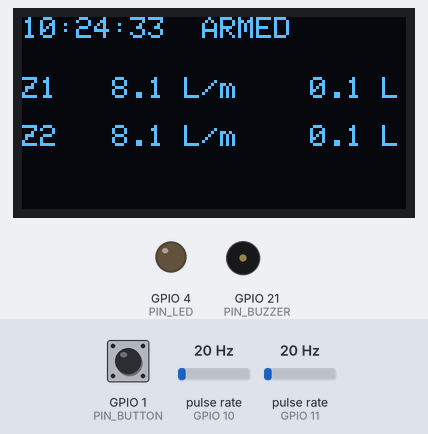
This sketch was run on a simulated ESP32-S3. Parts: 128×64 one-colour display, output pins drawn as LEDs (lit = HIGH), buzzer (waves = sounding, pin HIGH). Wiring (inferred from the names in the program): 2 × pulse sensor: data GPIO 10 / data GPIO 11. Inputs (shaded band) come from the test bench; at power-on: GPIO 1 (PIN_BUTTON) HIGH, pulse rate (sensors on GPIO 10, GPIO 11) 20 Hz. WiFi joins after 1.5 s; servers stay silent unless stated; a WiFi scan finds three made-up networks; uploads are accepted with an empty reply; the local clock reads 2024-03-15 10:24:30 at power-on unless the sketch sets it; what the sketch prints to the serial monitor is not drawn.

Above: at 3.2 s.
3.3 s: GPIO 1 (PIN_BUTTON) pulled LOW for 0.15 s
At 4.8 s:
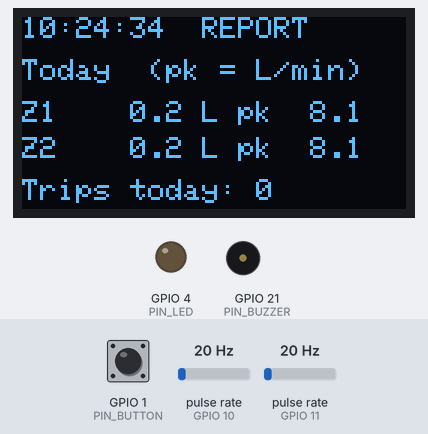
6.4 s: GPIO 1 (PIN_BUTTON) pulled LOW for 1 s
At 8.5 s:
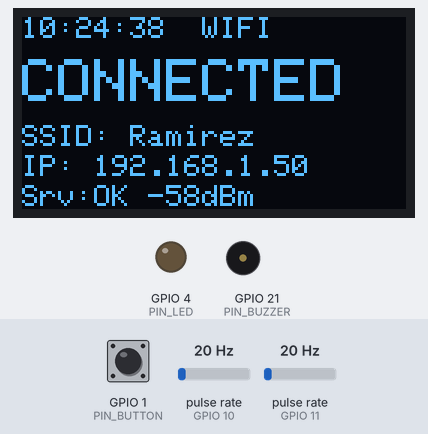
10.4 s: pulse rate (sensor on GPIO 10) set to 4 Hz
13.4 s: pulse rate (sensor on GPIO 11) set to 4 Hz
At 15.8 s:
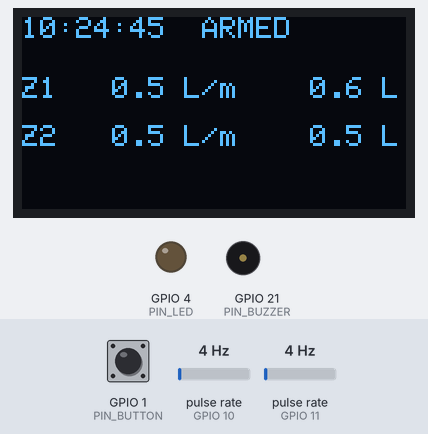
16.4 s: pulse rate (sensor on GPIO 10) set to 50 Hz
At 17.7 s:
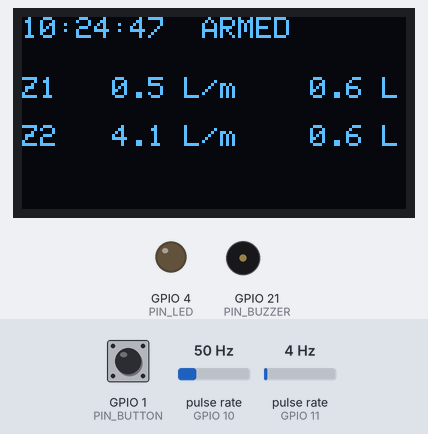
19.4 s: pulse rate (sensor on GPIO 11) set to 50 Hz
At 20.8 s:
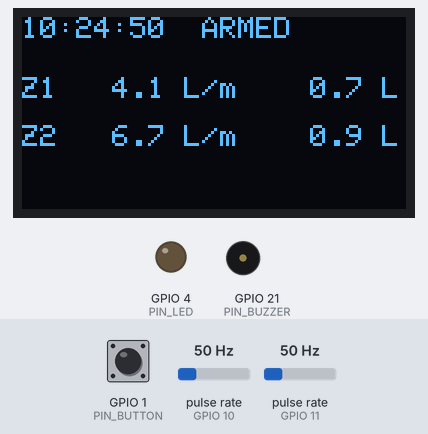
Timing chart, 0 to 22.4 s (numbered marks = the images above; inputs shaded):
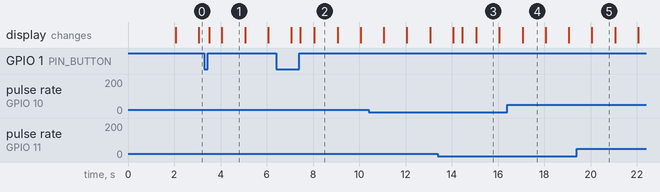

The sketch:

water_leak.ino
```cpp
// Water leak guard - ESP32-S3, 2 zones
// Libraries: Adafruit SSD1306 (+GFX), Rtc by Makuna
// Keep this file and leak_logic.h in a folder named "water_leak".

#include <Wire.h>
#include <WiFi.h>
#include <HTTPClient.h>
#include <WiFiClientSecure.h>
#include <Adafruit_GFX.h>
#include <Adafruit_SSD1306.h>
#include <RtcDS1307.h>
#include "leak_logic.h"

// ---------- Pins ----------
#define PIN_I2C_SDA    8      // OLED + RTC
#define PIN_I2C_SCL    9      // OLED + RTC
#define PIN_FLOW1      11
#define PIN_FLOW2      10
#define PIN_BUTTON     1
#define PIN_LED        4
#define PIN_BUZZER     21

// ---------- Settings ----------
const char *WIFI_SSID = "Ramirez";
const char *WIFI_PASS = "AEFD39C3";

const float    PULSES_PER_SEC_PER_LPM = 7.5f;
const uint32_t RESET_HOLD_MS          = 2000;
const uint32_t SCREEN_TIMEOUT_MS      = 7000;
const uint32_t DEBOUNCE_MS            = 30;
const uint32_t WIFI_RETRY_MS          = 15000;

// =====================================================================
//  WEBSITE CONNECTION - FILL IN THESE TWO LINES
//  SERVER_BASE: your API URL, no trailing slash.
//    The sketch calls: POST /report, /alert, /daily, /event
//                      GET  /commands?device_id=...
//  API_KEY: must match the key your server checks (X-API-Key header).
// =====================================================================
const char *SERVER_BASE = "https://waterleak.matatuhmlms.com/api/leak";
const char *API_KEY     = "a94c738c2f6b944537088cf4326a1e29ac650d89be167285";

const char *DEVICE_ID = "leakguard-01";

const uint32_t REPORT_INTERVAL_S = 5;
const uint32_t COMMAND_POLL_MS   = 1000;
const bool     USE_INSECURE_TLS  = true;    // true = skip certificate check (testing only)

ZoneConfig zoneCfg;
ZoneMonitor zone1(zoneCfg), zone2(zoneCfg);

Adafruit_SSD1306 oled(128, 64, &Wire, -1);
RtcDS1307<TwoWire> rtc(Wire);

// ---------- Flow ----------
volatile uint32_t pulses1 = 0, pulses2 = 0;
portMUX_TYPE mux = portMUX_INITIALIZER_UNLOCKED;
void IRAM_ATTR isr1() { portENTER_CRITICAL_ISR(&mux); pulses1++; portEXIT_CRITICAL_ISR(&mux); }
void IRAM_ATTR isr2() { portENTER_CRITICAL_ISR(&mux); pulses2++; portEXIT_CRITICAL_ISR(&mux); }

float flow1 = 0, flow2 = 0;
float total1 = 0, total2 = 0;
uint32_t lastTick = 0;

// ---------- Daily report ----------
float    daily1 = 0, daily2 = 0;
float    peak1 = 0, peak2 = 0;
uint16_t tripsToday = 0;
uint8_t  lastDay = 0;

// ---------- Screens ----------
enum Screen { SCR_MAIN, SCR_REPORT, SCR_WIFI, SCR_ALARM_Z1, SCR_ALARM_Z2 };
Screen      screen = SCR_MAIN;
uint32_t    screenSince = 0;
bool        needRedraw = true;
RtcDateTime lastNow;

// ---------- Buttons ----------
bool     btnRaw = false, btnStable = false, btnConsumed = false;
uint32_t btnChangedAt = 0, btnDownAt = 0, holdStartAt = 0;

// ---------- Network ----------
struct NetMsg {
  char path[16];
  char body[400];
  bool important;     // retried until the server accepts it
};
QueueHandle_t netQueue = nullptr;
volatile bool serverOk = false;
volatile bool cmdReset = false;

bool anyTripped() { return zone1.isTripped() || zone2.isTripped(); }

// int on purpose: Arduino auto-prototypes are placed before "enum Screen"
void gotoScreen(int s) {
  screen = (Screen)s;
  screenSince = millis();
  needRedraw = true;
}

const char *reasonText(TripReason r) {
  switch (r) {
    case TRIP_QUIET_HOURS: return "NIGHT FLOW";
    case TRIP_CONTINUOUS:  return "LONG FLOW";
    case TRIP_OVER_RATE:   return "BURST RATE";
    default:               return "OK";
  }
}

// ---------- WiFi diagnostics ----------
void onWifiEvent(WiFiEvent_t event, WiFiEventInfo_t info) {
  switch (event) {
    case ARDUINO_EVENT_WIFI_STA_CONNECTED:
      Serial.println("WiFi: associated with AP"); break;
    case ARDUINO_EVENT_WIFI_STA_GOT_IP:
      Serial.printf("WiFi: got IP %s\n", WiFi.localIP().toString().c_str()); break;
    case ARDUINO_EVENT_WIFI_STA_DISCONNECTED:
      Serial.printf("WiFi: disconnected, reason=%d\n", info.wifi_sta_disconnected.reason); break;
    default: break;
  }
}

// ---------- Website ----------
void fmtTime(const RtcDateTime &t, char *out, size_t n) {
  snprintf(out, n, "%04u-%02u-%02u %02u:%02u:%02u",
           (unsigned)t.Year(), (unsigned)t.Month(), (unsigned)t.Day(),
           (unsigned)t.Hour(), (unsigned)t.Minute(), (unsigned)t.Second());
}

// Never blocks; drops the oldest message if the queue is full.
void queueSend(const char *path, const char *body, bool important) {
  if (!netQueue) return;
  NetMsg m;
  strlcpy(m.path, path, sizeof(m.path));
  strlcpy(m.body, body, sizeof(m.body));
  m.important = important;
  if (xQueueSend(netQueue, &m, 0) != pdTRUE) {
    NetMsg old;
    xQueueReceive(netQueue, &old, 0);
    xQueueSend(netQueue, &m, 0);
  }
}

void sendReading() {
  char ts[24], body[400];
  fmtTime(lastNow, ts, sizeof(ts));
  snprintf(body, sizeof(body),
    "{\"device_id\":\"%s\",\"timestamp\":\"%s\","
    "\"zone1\":{\"flow_lpm\":%.2f,\"total_l\":%.2f,\"tripped\":%s},"
    "\"zone2\":{\"flow_lpm\":%.2f,\"total_l\":%.2f,\"tripped\":%s},"
    "\"rssi\":%d}",
    DEVICE_ID, ts,
    flow1, total1, zone1.isTripped() ? "true" : "false",
    flow2, total2, zone2.isTripped() ? "true" : "false",
    WiFi.status() == WL_CONNECTED ? (int)WiFi.RSSI() : 0);
  queueSend("/report", body, false);
}

void sendAlert(int zone, TripReason r) {
  char ts[24], body[300];
  fmtTime(lastNow, ts, sizeof(ts));
  snprintf(body, sizeof(body),
    "{\"device_id\":\"%s\",\"timestamp\":\"%s\",\"zone\":%d,"
    "\"reason\":\"%s\",\"flow_lpm\":%.2f}",
    DEVICE_ID, ts, zone, reasonText(r), zone == 1 ? flow1 : flow2);
  queueSend("/alert", body, true);
}

// Totals of the day that just ended.
void sendDaily() {
  char ts[24], body[300];
  fmtTime(lastNow, ts, sizeof(ts));
  snprintf(body, sizeof(body),
    "{\"device_id\":\"%s\",\"timestamp\":\"%s\","
    "\"zone1\":{\"daily_l\":%.2f,\"peak_lpm\":%.2f},"
    "\"zone2\":{\"daily_l\":%.2f,\"peak_lpm\":%.2f},"
    "\"trips\":%u}",
    DEVICE_ID, ts, daily1, peak1, daily2, peak2, (unsigned)tripsToday);
  queueSend("/daily", body, true);
}

void sendEvent(const char *event, const char *source) {
  char ts[24], body[240];
  fmtTime(lastNow, ts, sizeof(ts));
  snprintf(body, sizeof(body),
    "{\"device_id\":\"%s\",\"timestamp\":\"%s\",\"event\":\"%s\",\"source\":\"%s\"}",
    DEVICE_ID, ts, event, source);
  queueSend("/event", body, true);
}

// Returns the HTTP status code (<=0 on failure).
int doRequest(bool post, const char *url, const char *body, String *out) {
  bool https = (strncmp(url, "https", 5) == 0);
  WiFiClientSecure sec;
  WiFiClient plain;
  if (https && USE_INSECURE_TLS) sec.setInsecure();
  // production: sec.setCACert(ROOT_CA);

  HTTPClient http;
  bool began = https ? http.begin(sec, url) : http.begin(plain, url);
  if (!began) return -1;
  http.setConnectTimeout(4000);
  http.setTimeout(4000);
  http.addHeader("Content-Type", "application/json");
  http.addHeader("X-API-Key", API_KEY);

  int code = post ? http.POST((uint8_t *)body, strlen(body)) : http.GET();
  if (code > 0 && out) *out = http.getString();
  http.end();
  return code;
}

// Core 0: sends queued messages, polls for the "reset" command.
void netTask(void *) {
  uint32_t lastPoll = 0;
  for (;;) {
    if (WiFi.status() != WL_CONNECTED) {
      serverOk = false;
      vTaskDelay(pdMS_TO_TICKS(500));
      continue;
    }

    NetMsg m;
    if (xQueueReceive(netQueue, &m, pdMS_TO_TICKS(200)) == pdTRUE) {
      char url[200];
      snprintf(url, sizeof(url), "%s%s", SERVER_BASE, m.path);
      int code = doRequest(true, url, m.body, nullptr);
      bool ok = (code >= 200 && code < 300);
      serverOk = ok;
      if (!ok && m.important) {
        xQueueSendToFront(netQueue, &m, 0);
        vTaskDelay(pdMS_TO_TICKS(3000));
      }
      continue;
    }

    if (millis() - lastPoll >= COMMAND_POLL_MS) {
      lastPoll = millis();
      char url[200];
      snprintf(url, sizeof(url), "%s/commands?device_id=%s", SERVER_BASE, DEVICE_ID);
      String resp;
      int code = doRequest(false, url, nullptr, &resp);
      serverOk = (code >= 200 && code < 300);
      // server answers e.g. {"command":"reset"} and then clears it
      if (serverOk && resp.indexOf("\"reset\"") >= 0) cmdReset = true;
    }
  }
}

void handleRemoteCommands() {
  if (cmdReset) {
    cmdReset = false;
    zone1.reset(); zone2.reset();
    sendEvent("reset", "remote");
    needRedraw = true;
  }
}

// Retries WiFi every WIFI_RETRY_MS while disconnected.
// Uses reconnect() so it doesn't fight the auto-reconnect.
void wifiWatchdog() {
  static uint32_t lastTry = 0;
  if (WiFi.status() == WL_CONNECTED) { lastTry = millis(); return; }
  if (millis() - lastTry >= WIFI_RETRY_MS) {
    lastTry = millis();
    Serial.println("WiFi: retrying...");
    WiFi.reconnect();
  }
}

// ---------- Drawing ----------
void drawHeader(const char *tag) {
  char buf[32];
  snprintf(buf, sizeof(buf), "%02u:%02u:%02u  %s", lastNow.Hour(), lastNow.Minute(), lastNow.Second(), tag);
  oled.setCursor(0, 0);
  oled.print(buf);
}

void drawMain() {
  char buf[32];
  drawHeader("ARMED");
  snprintf(buf, sizeof(buf), "Z1 %5.1f L/m %6.1f L", flow1, total1);
  oled.setCursor(0, 20); oled.print(buf);
  snprintf(buf, sizeof(buf), "Z2 %5.1f L/m %6.1f L", flow2, total2);
  oled.setCursor(0, 36); oled.print(buf);
}

void drawReport() {
  char buf[32];
  drawHeader("REPORT");
  oled.setCursor(0, 14); oled.print("Today  (pk = L/min)");
  snprintf(buf, sizeof(buf), "Z1 %6.1f L pk %4.1f", daily1, peak1);
  oled.setCursor(0, 28); oled.print(buf);
  snprintf(buf, sizeof(buf), "Z2 %6.1f L pk %4.1f", daily2, peak2);
  oled.setCursor(0, 40); oled.print(buf);
  snprintf(buf, sizeof(buf), "Trips today: %u", (unsigned)tripsToday);
  oled.setCursor(0, 54); oled.print(buf);
}

void drawWifi() {
  char buf[32];
  bool ok = (WiFi.status() == WL_CONNECTED);
  drawHeader("WIFI");
  oled.setTextSize(2);
  oled.setCursor(0, 14);
  oled.print(ok ? "CONNECTED" : "OFFLINE");
  oled.setTextSize(1);
  if (ok) {
    snprintf(buf, sizeof(buf), "SSID: %.14s", WiFi.SSID().c_str());
    oled.setCursor(0, 36); oled.print(buf);
    snprintf(buf, sizeof(buf), "IP: %s", WiFi.localIP().toString().c_str());
    oled.setCursor(0, 46); oled.print(buf);
    snprintf(buf, sizeof(buf), "Srv:%s %ddBm", serverOk ? "OK" : "ERR", (int)WiFi.RSSI());
    oled.setCursor(0, 56); oled.print(buf);
  } else {
    snprintf(buf, sizeof(buf), "SSID: %.14s", WIFI_SSID);
    oled.setCursor(0, 36); oled.print(buf);
    oled.setCursor(0, 46); oled.print("Retrying...");
  }
}

void drawAlarm(int zone) {
  TripReason r = (zone == 1) ? zone1.tripReason() : zone2.tripReason();
  bool both = zone1.isTripped() && zone2.isTripped();
  drawHeader("ALARM");
  oled.setTextSize(2);
  oled.setCursor(0, 14);
  oled.print(zone == 1 ? "Z1 TRIPPED" : "Z2 TRIPPED");
  oled.setTextSize(1);
  oled.setCursor(0, 36);
  oled.print(reasonText(r));
  if (both) oled.print(zone == 1 ? "  [btn:Z2]" : "  [btn:Z1]");
  oled.setCursor(0, 56); oled.print("hold btn=reset");
}

void drawScreen() {
  oled.clearDisplay();
  oled.setTextColor(SSD1306_WHITE);
  oled.setTextSize(1);
  switch (screen) {
    case SCR_MAIN:     drawMain();   break;
    case SCR_REPORT:   drawReport(); break;
    case SCR_WIFI:     drawWifi();   break;
    case SCR_ALARM_Z1: drawAlarm(1); break;
    case SCR_ALARM_Z2: drawAlarm(2); break;
  }
  oled.display();
}

// ---------- Input ----------
void onClick() {
  switch (screen) {
    case SCR_MAIN:     gotoScreen(SCR_REPORT); break;
    case SCR_REPORT:   gotoScreen(SCR_WIFI);   break;
    case SCR_WIFI:     gotoScreen(SCR_MAIN);   break;
    case SCR_ALARM_Z1: if (zone2.isTripped()) gotoScreen(SCR_ALARM_Z2); break;
    case SCR_ALARM_Z2: if (zone1.isTripped()) gotoScreen(SCR_ALARM_Z1); break;
  }
}

// Short press = next screen. Long press during an alarm = reset.
void handleButton() {
  uint32_t ms = millis();
  bool raw = (digitalRead(PIN_BUTTON) == LOW);
  if (raw != btnRaw) { btnRaw = raw; btnChangedAt = ms; }

  if ((ms - btnChangedAt) >= DEBOUNCE_MS && btnRaw != btnStable) {
    btnStable = btnRaw;
    if (btnStable) {
      btnDownAt = ms;
      btnConsumed = false;
    } else if (!btnConsumed && (ms - btnDownAt) < RESET_HOLD_MS) {
      onClick();
    }
  }

  if (!anyTripped()) holdStartAt = ms;
  if (btnStable && !btnConsumed && anyTripped() && (ms - holdStartAt) >= RESET_HOLD_MS) {
    zone1.reset(); zone2.reset();
    sendEvent("reset", "button");
    btnConsumed = true;
  }
}

// Force alarm screens while tripped; back to main once cleared.
void syncAlarmScreen() {
  bool t1 = zone1.isTripped(), t2 = zone2.isTripped();
  if (!t1 && !t2) {
    if (screen == SCR_ALARM_Z1 || screen == SCR_ALARM_Z2) gotoScreen(SCR_MAIN);
    return;
  }
  if ((screen == SCR_ALARM_Z1 && t1) || (screen == SCR_ALARM_Z2 && t2)) return;
  gotoScreen(t1 ? SCR_ALARM_Z1 : SCR_ALARM_Z2);
}

void updateAlerts() {
  bool alarm = anyTripped();
  digitalWrite(PIN_LED, alarm ? HIGH : LOW);
  bool beep = alarm && ((millis() / 400) % 2 == 0);
  digitalWrite(PIN_BUZZER, beep ? HIGH : LOW);
}

// ---------- Measurement ----------
void measureTick() {
  static uint32_t reportCounter = 0;

  uint32_t p1, p2;
  portENTER_CRITICAL(&mux); p1 = pulses1; p2 = pulses2; pulses1 = pulses2 = 0; portEXIT_CRITICAL(&mux);

  flow1 = p1 / PULSES_PER_SEC_PER_LPM;
  flow2 = p2 / PULSES_PER_SEC_PER_LPM;

  lastNow = rtc.GetDateTime();
  if (lastNow.Day() != lastDay) {
    sendDaily();
    lastDay = lastNow.Day();
    daily1 = daily2 = 0; peak1 = peak2 = 0; tripsToday = 0;
  }

  total1 += flow1 / 60.0f;  total2 += flow2 / 60.0f;
  daily1 += flow1 / 60.0f;  daily2 += flow2 / 60.0f;
  if (flow1 > peak1) peak1 = flow1;
  if (flow2 > peak2) peak2 = flow2;

  int minuteOfDay = lastNow.Hour() * 60 + lastNow.Minute();
  bool was1 = zone1.isTripped(), was2 = zone2.isTripped();
  zone1.update(flow1, minuteOfDay, 1);
  zone2.update(flow2, minuteOfDay, 1);
  if (!was1 && zone1.isTripped()) { tripsToday++; sendAlert(1, zone1.tripReason()); }
  if (!was2 && zone2.isTripped()) { tripsToday++; sendAlert(2, zone2.tripReason()); }

  if (++reportCounter >= REPORT_INTERVAL_S) {
    reportCounter = 0;
    sendReading();
  }
  needRedraw = true;
}

// ---------- Main ----------
void setup() {
  Serial.begin(115200);
  pinMode(PIN_LED, OUTPUT);    digitalWrite(PIN_LED, LOW);
  pinMode(PIN_BUZZER, OUTPUT); digitalWrite(PIN_BUZZER, LOW);
  pinMode(PIN_BUTTON, INPUT_PULLUP);
  pinMode(PIN_FLOW1, INPUT);
  pinMode(PIN_FLOW2, INPUT);
  attachInterrupt(digitalPinToInterrupt(PIN_FLOW1), isr1, FALLING);
  attachInterrupt(digitalPinToInterrupt(PIN_FLOW2), isr2, FALLING);

  Wire.begin(PIN_I2C_SDA, PIN_I2C_SCL);
  // last arg false: don't let the library call Wire.begin() again (it resets the pins)
  if (!oled.begin(SSD1306_SWITCHCAPVCC, 0x3C, true, false)) Serial.println("OLED not found");
  else Serial.println("OLED init done");

  RtcDateTime compiled(__DATE__, __TIME__);
  if (!rtc.IsDateTimeValid()) rtc.SetDateTime(compiled);
  if (!rtc.GetIsRunning()) rtc.SetIsRunning(true);
  if (rtc.GetDateTime() < compiled) rtc.SetDateTime(compiled);
  lastNow = rtc.GetDateTime();
  lastDay = lastNow.Day();
  char ts[24];
  fmtTime(lastNow, ts, sizeof(ts));
  Serial.printf("RTC time: %s\n", ts);

  // ---- WiFi with diagnostics ----
  WiFi.persistent(false);
  WiFi.onEvent(onWifiEvent);
  WiFi.mode(WIFI_STA);
  WiFi.setTxPower(WIFI_POWER_8_5dBm);   // main fix: lower TX power
  WiFi.setSleep(false);
  WiFi.setAutoReconnect(true);

  int n = WiFi.scanNetworks();
  Serial.printf("Found %d networks\n", n);
  for (int i = 0; i < n; i++)
    Serial.printf("  [%s] ch%d %ddBm\n", WiFi.SSID(i).c_str(), WiFi.channel(i), WiFi.RSSI(i));

  WiFi.begin(WIFI_SSID, WIFI_PASS);

  netQueue = xQueueCreate(10, sizeof(NetMsg));
  xTaskCreatePinnedToCore(netTask, "net", 10240, NULL, 1, NULL, 0);

  lastTick = screenSince = millis();
}

void loop() {
  uint32_t ms = millis();
  handleButton();
  handleRemoteCommands();
  wifiWatchdog();

  if (ms - lastTick >= 1000) {
    lastTick += 1000;
    measureTick();
  }

  syncAlarmScreen();
  if ((screen == SCR_REPORT || screen == SCR_WIFI) && (ms - screenSince) >= SCREEN_TIMEOUT_MS)
    gotoScreen(SCR_MAIN);

  if (needRedraw) { drawScreen(); needRedraw = false; }
  updateAlerts();
}
```

leak_logic.h
```cpp
#pragma once
// Leak-detection logic, no Arduino dependencies.
#include <stdint.h>

enum TripReason { TRIP_NONE = 0, TRIP_QUIET_HOURS, TRIP_CONTINUOUS, TRIP_OVER_RATE };

struct ZoneConfig {
  float    flowThresholdLpm   = 0.1f;      // below this = no flow
  float    maxRateLpm         = 30.0f;     // above this = burst, trip at once
  uint32_t continuousLimitSec = 30 * 60;   // running this long = trip
  int      quietStartMin      = 23 * 60;   // quiet window, minutes since midnight
  int      quietEndMin        = 5 * 60;
  uint32_t quietGraceSec      = 10;        // flow this long in quiet window = trip
};

class ZoneMonitor {
 public:
  explicit ZoneMonitor(const ZoneConfig &c) : cfg(c) {}

  // Call once per tick. Trip stays latched until reset().
  TripReason update(float flowLpm, int minuteOfDay, uint32_t dtSec) {
    if (reason != TRIP_NONE) return reason;

    if (flowLpm > cfg.maxRateLpm) return reason = TRIP_OVER_RATE;

    if (flowLpm >= cfg.flowThresholdLpm) {
      flowingSec += dtSec;
      if (inQuietWindow(minuteOfDay)) quietFlowSec += dtSec; else quietFlowSec = 0;
      if (quietFlowSec >= cfg.quietGraceSec)      return reason = TRIP_QUIET_HOURS;
      if (flowingSec >= cfg.continuousLimitSec)   return reason = TRIP_CONTINUOUS;
    } else {
      flowingSec = 0;
      quietFlowSec = 0;
    }
    return reason;
  }

  bool       isTripped() const { return reason != TRIP_NONE; }
  TripReason tripReason() const { return reason; }
  void       reset() { reason = TRIP_NONE; flowingSec = 0; quietFlowSec = 0; }

 private:
  bool inQuietWindow(int m) const {
    if (cfg.quietStartMin <= cfg.quietEndMin) return m >= cfg.quietStartMin && m < cfg.quietEndMin;
    return m >= cfg.quietStartMin || m < cfg.quietEndMin;   // crosses midnight
  }
  ZoneConfig cfg;
  TripReason reason = TRIP_NONE;
  uint32_t flowingSec = 0;
  uint32_t quietFlowSec = 0;
};
```

Measured:
- after the input at 3.3 s, the display: first changes after 0.21 s (image 1 shows a later state)
- after the input at 6.4 s, the display: first differs from a run without the input after 1.1 s (image 2 shows a later state)
- what the display in image 1 shows lasts 1.0 s, from 4.1 s to 5.1 s
